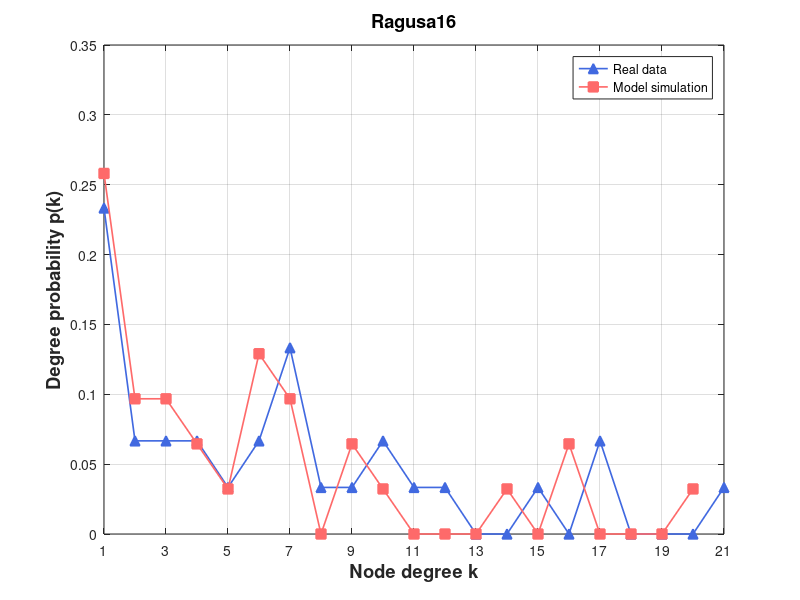

The MATLAB script that drew this image:
% Create some data
% 定义度数直方图

degree_hist1 = [0, 7, 2, 2, 2, 1, 2, 4, 1, 1, 2, 1, 1, 0, 0, 1, 0, 2, 0, 0, 0, 1];
degree_hist2 = [0, 8, 3, 3, 2, 1, 4, 3, 0, 2, 1, 0, 0, 0 ,1, 0, 2, 0, 0, 0, 1];

% 将度数直方图转换为浮点型数组
 [0, 105, 92, 79, 51, 47, 24, 14, 6, 5, 2, 3, 4, 2, 1, 1, 1, 1, 2]
degree_hist1 = double(degree_hist1);
degree_hist2 = double(degree_hist2);

degree1 = degree_hist1(2:end);
degree2 = degree_hist2(2:end);
% 计算度数概率
degree_prob1 = degree1 / sum(degree1);
degree_prob2 = degree2 / sum(degree2);

figure

set(gca, 'FontSize', 12);

  
plot(1:length(degree_prob1), degree_prob1, '^-','Color',[65/256,105/256,225/256],'LineWidth',1.2,'Markersize',7,'MarkerFaceColor',[65/256,105/256,225/256])

hold on
%plot(eb, predictionData,'ro-','LineWidth',1.2,'Markersize',7,'MarkerFaceColor','r')
%plot(eb, predictionData, 's-','Color',[171/256,130/256,255/256],'LineWidth',1.2,'Markersize',7,'MarkerFaceColor',[171/256,130/256,255/256]) 
%plot(eb, epsilon7, 's-','Color',[0/256,206/256,209/256],'LineWidth',1.2,'Markersize',7,'MarkerFaceColor',[0/256,206/256,209/256])

%plot(eb, size700, 's-','Color',[171/256,130/256,255/256],'LineWidth',1.2,'Markersize',7,'MarkerFaceColor',[171/256,130/256,255/256]) %Purple
plot(1:length(degree_prob2), degree_prob2, 's-','Color',[255/256,106/256,106/256],'LineWidth',1.2,'Markersize',7,'MarkerFaceColor',[255/256,106/256,106/256])



% Turn on the grid
grid on

% Add title and axis labels
%title('Performance of Baseband QPSK')
xlabel('Node degree k','FontSize',13.2,'FontWeight','bold')
ylabel('Degree probability p(k)','FontSize',13.2,'FontWeight','bold')
legend('Real data', 'Model simulation')
% title('Wikibooks (Initial)', 'FontSize', 13.2, 'FontWeight', 'bold')
title('Ragusa16', 'FontSize', 13.2, 'FontWeight', 'bold')
% axis([0.03 1.02 0 0.35])
%set(gca,'xtick',[xmin:step:xmax])
% set(gca,'xtick',[1:1000:11000])
set(gca,'xtick', 1:2:max(length(degree_prob1),length(degree_prob2)))
% set(gca,'xticklabels',{'0','0.16','0.32','0.48','0.64','0.80'});
%set(gca,'ytick',[0:0.05:0.35])
xlim([1 max(length(degree_prob1),length(degree_prob2))])
%set(gca,'xscale','log')
